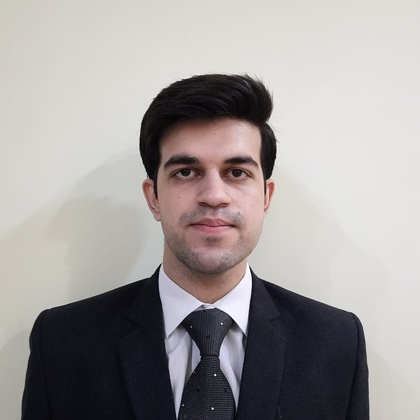
%> input picture assignments/Assignment 4/photo.jpeg, 420 x 420 px, shrunk from 960 x 960 before the run
$ octave assignment_4.m   (GNU Octave 9; MATLAB toolbox functions it lacks are replaced by stand-ins)
%> lines starting %> are read from the running program, lines starting %| are printed output that depends on the picture
imdata = imread('photo.jpeg');
%> imdata is the input picture: size 420x420x3 uint8; mean R, G, B 161.1, 156.6, 155.5
%Read the image into Matlab and stores it as a matrix

imgray = rgb2gray(imdata);
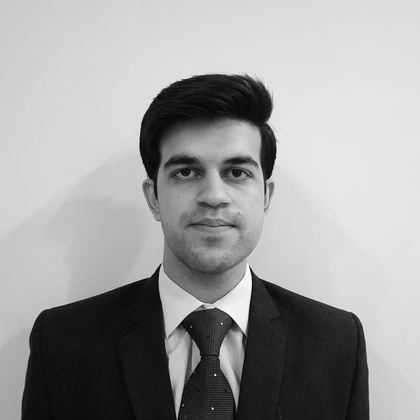
%> imgray: size 420x420 uint8; min 1, max 254, mean 157.8
%Converts the Image into grayscale

count = zeros(1,256);
%Keeps a count of all the intensities in the matrix

for i = 1:1:size(imgray,1)
    for j = 1:1:size(imgray,2)
        count(1,imgray(i,j)+1) = count(1,imgray(i,j)+1) + 1;
    end
end
%> after the loop, count = 256 values, max 6870 at index 230, min 0 at index 1, mean 689.1
%A loop to count the intensities

totalcount = size(imgray,1) * size(imgray,2);
%> totalcount = 176400
prob = count / totalcount;
%> prob = 256 values, max 0.0389 at index 230, min 0 at index 1, mean 0.00391
%Prob stores the probabilities

prob_entropy = prob; % making another array so that original values not lost
%> prob_entropy has the same summary as prob

for i = 1:1:256
    if prob_entropy(i) == 0
        prob_entropy(i) = 1;
    end
end
%> after the loop, prob_entropy = 256 values, max 1 at index 1, min 5.67e-06 at index 2, mean 0.0117
%This loop changes all the intensities with no count into 1 so that they
%don't have a probability of 0 and thus make the entropy infinity. They
%are made 1 here to limit their impact on the entropy

entropycalc = -sum(prob_entropy .* log2(prob_entropy));
%> entropycalc = 6.81

probability = prob; % for preserving original values
%> probability has the same summary as prob
graylvl = [0:255];

for i = 1:1:256
    for j = 1:1:256-i
        if prob(j) < prob(j+1)
            temp_a = prob(j);
            temp_b = graylvl(j);
            prob(j) = prob(j+1);
            graylvl(j) = graylvl(j+1);
            prob(j+1) = temp_a;
            graylvl(j+1) = temp_b;
        end
    end
end
%> after the loop, graylvl = 256 values, max 255 at index 256, min 0 at index 255, mean 127.5; prob = 256 values, max 0.0389 at index 1, min 0 at index 255, mean 0.00391; temp_a = 0.0317; temp_b = 220
%Sorts in descending order

sumprevtwo = 0;
%Finds the sum of last two elements

tempmain=[0];
sumarr=[];
a=length(prob);
%> a = 256
lengthprob=[a];
%> lengthprob = 256
%Stores length of each level from initial to 2
i = 1;
%Traverses the probability columns
map(:,i)=prob;
%Stores the probability values at each level

while(length(prob)>2)
 sumprevtwo=prob(length(prob))+prob(length(prob)-1);
 sumarr=[sumarr ; sumprevtwo];
 prob=[prob(1:length(prob)-2),sumprevtwo];
 %Generates a new probability column every run through the loop

 prob=sort(prob,'descend');
 %Sorts in descending order
 i=i+1;
 map(:,i)=[prob,zeros(1,a-length(prob))];
 a1=0;
 lengthprob=[lengthprob;length(prob)];

 for j=1:length(prob)
     if prob(j)==sumprevtwo
       a1=j;
     end
 end
 tempmain=[a1,tempmain];
 %Finds the place where sumprevtwo has been inserted for each
 %probability column.
end
%> this loop made 254 passes
%> sumprevtwo on passes 15 to 17: 0.000346, 0.00042, 0.000454
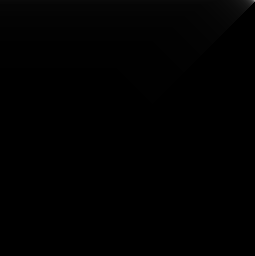
%> map: size 256x255 double; min 0, max 0.588, mean 0.00391
%> after the loop, i = 255; lengthprob = 255 values, max 256 at index 1, min 2 at index 255, mean 129; prob = [0.588 0.412]; sumarr = 254 values from 0 to 0.588; tempmain = 255 values, max 255 at index 254, min 0 at index 255, mean 68.68


size_map(1:2)=size(map);
%Shows number of probability columns (256-1) and gray levels 256
assign=0;
initial=[];
%Checks the exact matches of initial and a probability at any stage
length_code = [];
%Stores length of code of each  intensity level
all_codes = {};
%Displays the final complete array containing all codes

 for i= 1:size_map(1)
  initial=[initial; map(i,1)];
 end
%> this loop made 256 passes
%> initial on passes 1 to 3: 0.0389, [0.0389; 0.0317], [0.0389; 0.0317; 0.0297]
%> after the loop, initial = 256 values, max 0.0389 at index 1, min 0 at index 255, mean 0.00391
 sumarr=[0 ; sumarr];
%> sumarr = 255 values from 0 to 0.588
 %Makes comparison in same probability column
 e=1;

%> (the run ends here)
